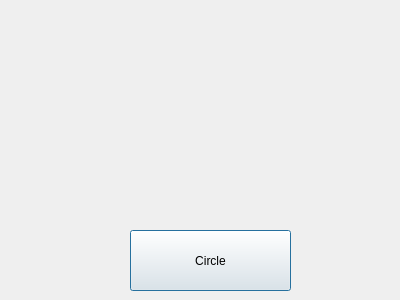
<?xml version="1.0" encoding="UTF-8"?>
<ui version="4.0">
 <class>Dialog</class>
 <widget class="QDialog" name="Dialog">
  <property name="geometry">
   <rect>
    <x>0</x>
    <y>0</y>
    <width>400</width>
    <height>300</height>
   </rect>
  </property>
  <property name="windowTitle">
   <string>Dialog</string>
  </property>
  <widget class="QPushButton" name="pushButton">
   <property name="geometry">
    <rect>
     <x>130</x>
     <y>230</y>
     <width>161</width>
     <height>61</height>
    </rect>
   </property>
   <property name="text">
    <string>Circle</string>
   </property>
  </widget>
  <widget class="QWidget" name="formLayoutWidget">
   <property name="geometry">
    <rect>
     <x>9</x>
     <y>9</y>
     <width>381</width>
     <height>211</height>
    </rect>
   </property>
   <layout class="QFormLayout" name="formLayout"/>
  </widget>
 </widget>
 <resources/>
 <connections/>
</ui>
